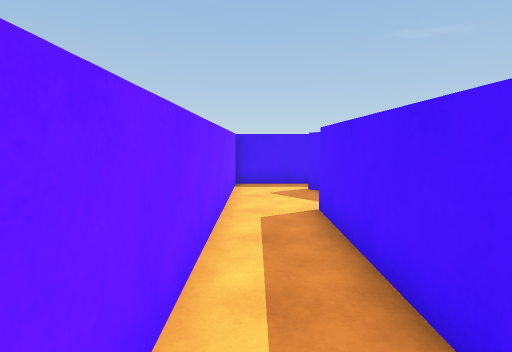
view 1 (above)

14 first-person views from a walk through a Unity game level. The camera is 1.5 m above the floor, tilts 6° down and sees 80° across. The floor is counted in squares, 1 m on a side. Each view is taken from the middle of a square. On the plan, view 1 faces up. The plan holds only what a view shows up to about 15 squares ahead; the rest is blank. The place goes on beyond the plan. The player is left out.

view 2
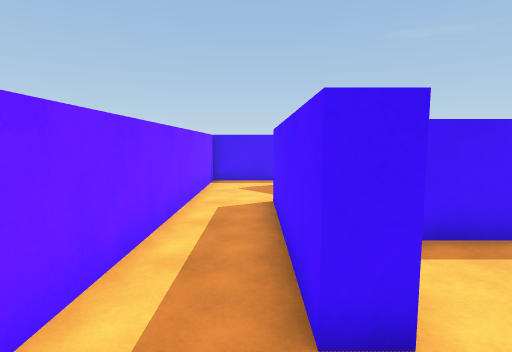

view 3
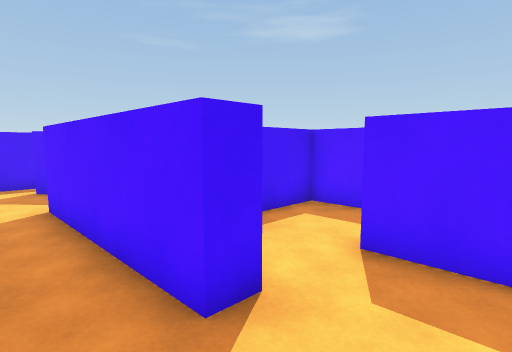

view 4
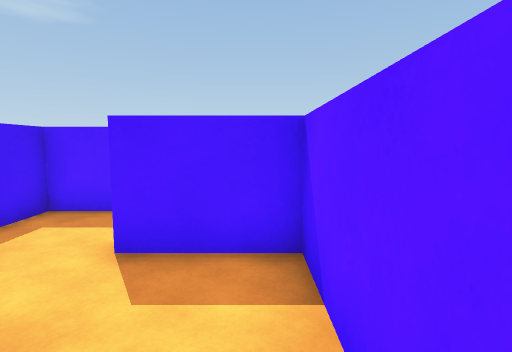

view 5
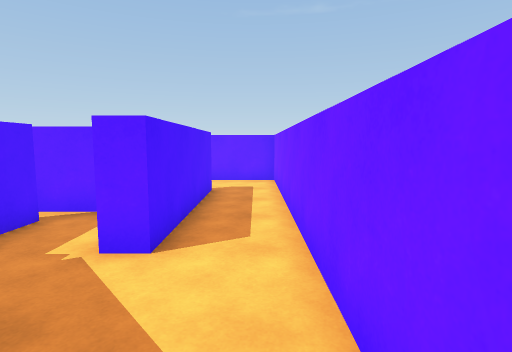

view 6
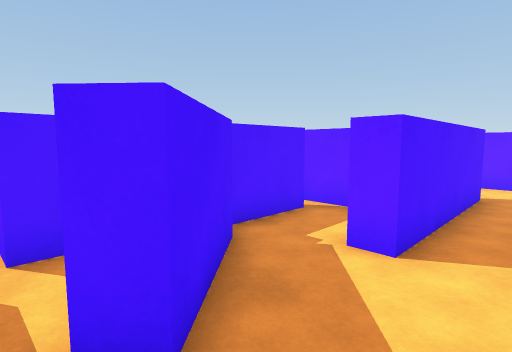

view 7
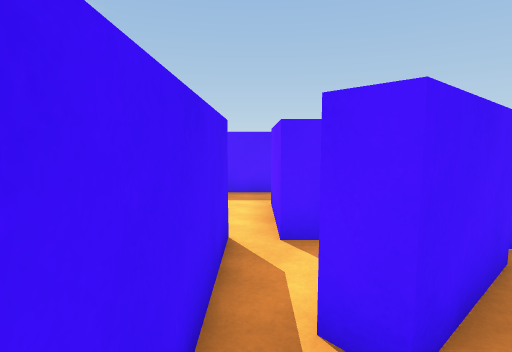

view 8
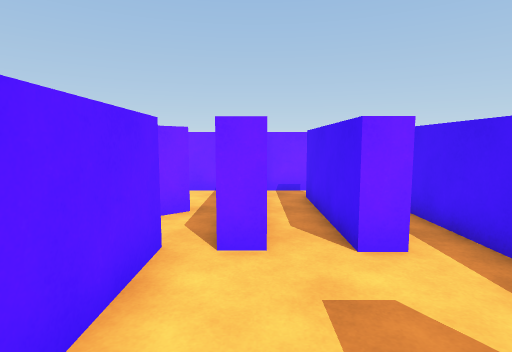

view 9
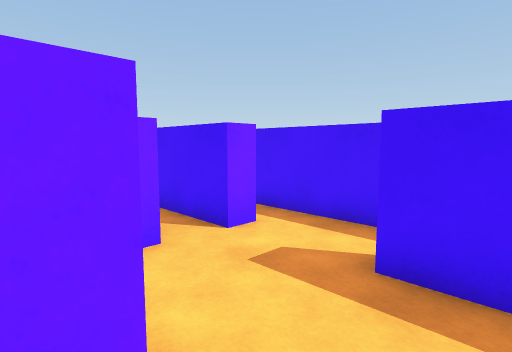

view 10
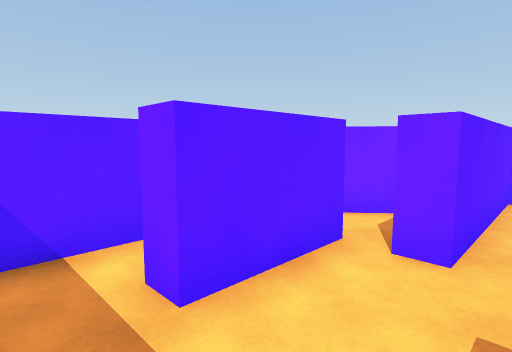

view 11
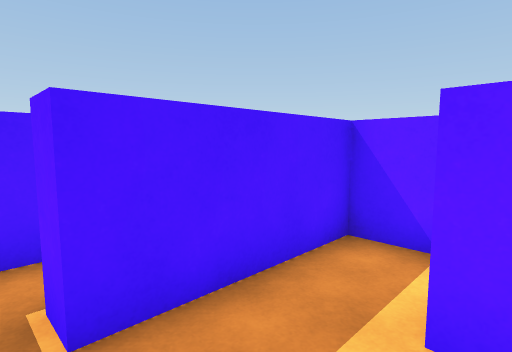

view 12
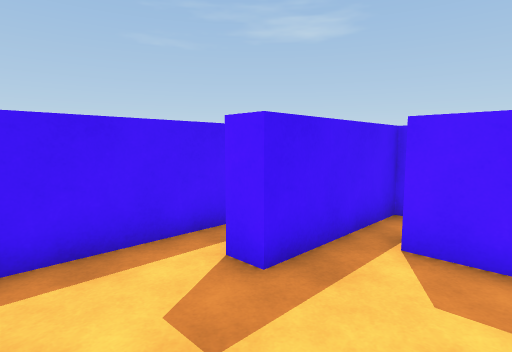

view 13
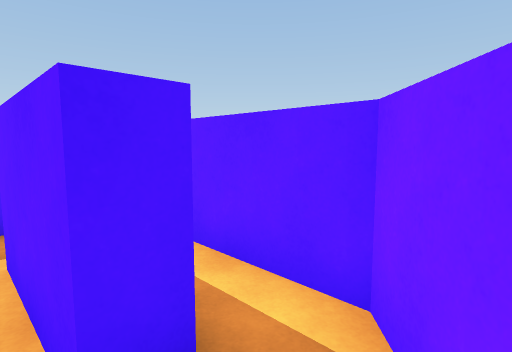

view 14
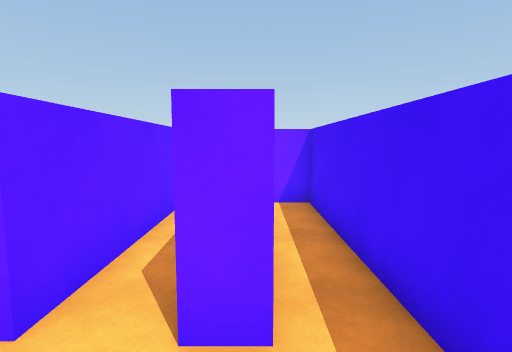

### Floor plan
Points are (right, up) in squares from view 1. A wall is a line through its corners. A room is listed if a view was taken in it or the views show most of it. See-through windows are left out.
Room 1 (views 1, 2, 3, 4, 5, 6, 7, 13)
walls: (3.5, 4.3) (4.9, 4.3); (4.2, 5.1) (4.2, 7.4); (3.7, 7.8) (1.7, 10) (2.3, 10.5); (2.3, 1.1) (1.5, 1.1) (1.5, 6.9) (2.3, 6.9); (5.5, 3.6) (3.5, 3.6); (3.4, 11.4) (-0.8, 11.4) (-0.8, -1.3); (-0.9, -1.6) (4.1, -1.6) (4.1, 1)
ways out: opening at (3, 11) to room 2; opening at (4.5, 2.5)
Room 2 (views 8, 10, 11, 12, 14)
walls: (4.9, 12.2) (4.9, 11.4) (3.4, 11.4); (9.4, 10.6) (9.4, 12.5) (10.1, 12.5); (4.9, 14.2) (4.9, 13.4); (4.7, 9.9) (4.7, 10.6) (7.6, 10.6); (8.6, 15.4) (2.9, 15.4); (10.6, 13.4) (7.6, 13.4) (7.6, 14.1); (2.3, 10.5) (4.1, 8.4)
ways out: opening at (3, 11) to room 1; opening at (8.5, 10) to room 3; opening at (4, 13) to room 4; opening at (10, 13)
Room 3 (view 9)
walls: (7.6, 10.6) (7.6, 9.9); (4.1, 8.4) (9.4, 8.4) (9.4, 10.6)
ways out: opening at (8.5, 10) to room 2
Room 4 (no view inside)
walls: (2.9, 15.4) (-0.8, 15.4) (-0.8, 12.2) (4.9, 12.2); (4.9, 13.4) (0.4, 13.4)
ways out: opening at (4, 13) to room 2

Where each view was taken, in squares from view 1:
view 1: 0 up, 0 right, facing up
view 2: 1 down, 1 right, facing up
view 3: 1 down, 0 right, facing up-right
view 4: 1 down, 0 right, facing right
view 5: 11 up, 0 right, facing down
view 6: 11 up, 0 right, facing down-right
view 7: 11 up, 0 right, facing right
view 8: 12 up, 9 right, facing left
view 9: 10 up, 9 right, facing up-left
view 10: 13 up, 9 right, facing down-left
view 11: 13 up, 7 right, facing down-right
view 12: 11 up, 5 right, facing up-right
view 13: 11 up, 3 right, facing down-right
view 14: 14 up, 7 right, facing left
